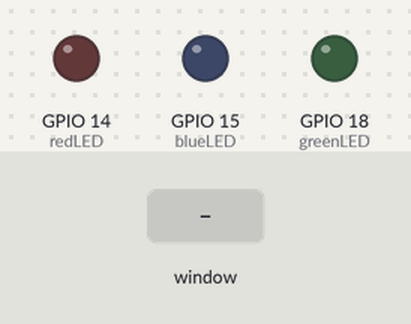
The program below on a simulated Raspberry Pi (BCM pin numbers). Parts: output pins drawn as LEDs (lit = HIGH). The inputs (shaded band) are chosen by the test bench. The desktop window is not drawn, its controls go by their first labels and the mouse button is held 0.15 s. At 8.8 s the program stops and its outputs stay as they are.

Above: at 1.2 s.
1.3 s: control labelled "Turn Green LED On" in the window clicked
At 1.9 s:
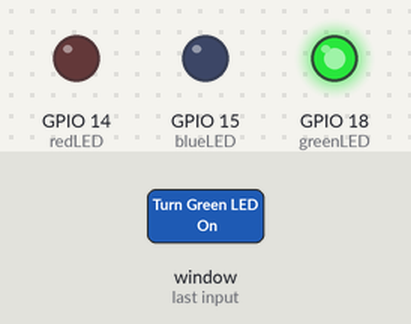
2.8 s: control labelled "Turn Blue LED On" in the window clicked
At 4.0 s:
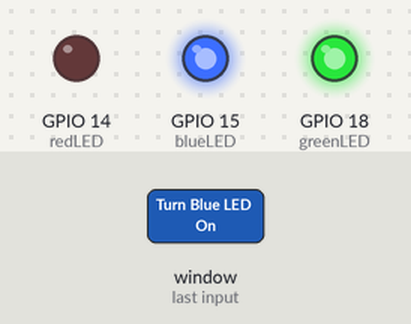
4.3 s: control labelled "Turn Red LED On" in the window clicked
At 5.4 s:
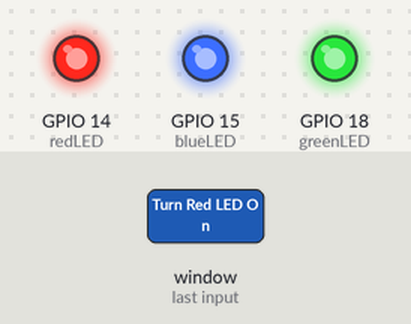
5.8 s: control labelled "Turn Green LED On" in the window clicked
At 6.5 s:
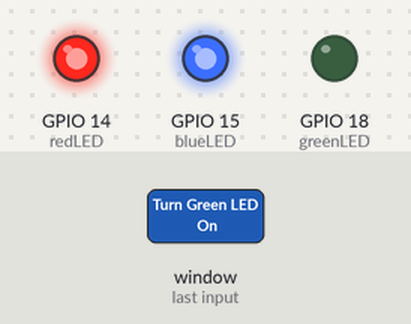
7.3 s: control labelled "Turn Blue LED On" in the window clicked
At 7.7 s:
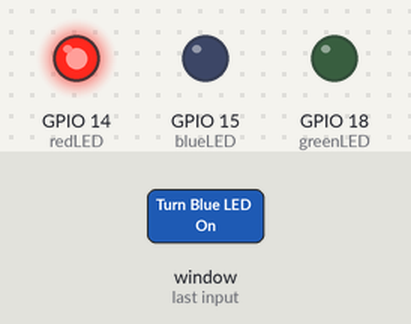
8.8 s: control labelled "Exit" in the window clicked
At 10.0 s:
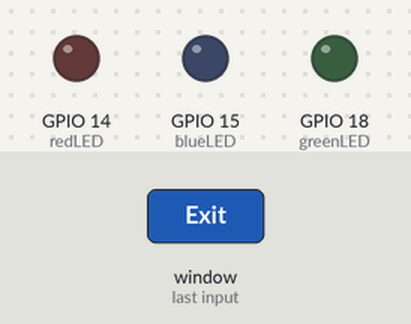
Timing chart, 0 to 10.3 s (numbered marks = the images above; inputs shaded):
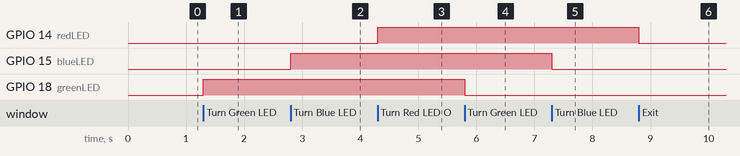

Measured:
- after the input at 1.3 s, GPIO 18 (greenLED): LOW → HIGH at once
- after the input at 2.8 s, GPIO 15 (blueLED): LOW → HIGH at once
- after the input at 4.3 s, GPIO 14 (redLED): LOW → HIGH at once
- after the input at 5.8 s, GPIO 18 (greenLED): HIGH → LOW at once
- after the input at 7.3 s, GPIO 15 (blueLED): HIGH → LOW at once
- after the input at 8.8 s, GPIO 14 (redLED): HIGH → LOW at once

The program:

LEDControlSystem.py
```python
from tkinter import *
import tkinter.font
from gpiozero import LED
import RPi.GPIO

RPi.GPIO.setmode(RPi.GPIO.BCM)

#CREATE LED VARIABLES AND ASSIGN TO PINOUT ON RASPBERRY PI
greenLED = LED(18)
blueLED = LED(15)
redLED = LED(14)

#GUI ASSEMBLY
win = Tk()
win.title("LED Control System")
myFont = tkinter.font.Font(family = 'Helvetica', size = 12, weight = "bold")

#FUNCTIONS
def greenLEDToggle():
    if greenLED.is_lit:
        greenLED.off()
        greenLEDButton["text"] = "Turn Green LED On"
    else:
        greenLED.on()
        greenLEDButton["text"] = "Turn Green LED Off"

def blueLEDToggle():
    if blueLED.is_lit:
        blueLED.off()
        blueLEDButton["text"] = "Turn Blue LED On"
    else:
        blueLED.on()
        blueLEDButton["text"] = "Turn Blue LED Off"

def redLEDToggle():
    if redLED.is_lit:
        redLED.off()
        redLEDButton["text"] = "Turn Red LED On"
    else:
        redLED.on()
        redLEDButton["text"] = "Turn Red LED Off"

def close():
    RPi.GPIO.cleanup()
    win.destroy()


#WIDGET ASSEMBLERS
greenLEDButton = Button(win, text = 'Turn Green LED On', font = myFont, command = greenLEDToggle, bg = 'bisque2', height = 1, width = 24)
greenLEDButton.grid(row = 0, column = 1)

blueLEDButton = Button(win, text = 'Turn Blue LED On', font = myFont, command = blueLEDToggle, bg = 'bisque2', height = 1, width = 24)
blueLEDButton.grid(row = 1, column = 1)

redLEDButton = Button(win, text = 'Turn Red LED On', font = myFont, command = redLEDToggle, bg = 'bisque2', height = 1, width = 24)
redLEDButton.grid(row = 2, column = 1)

exitButton = Button(win, text = 'Exit', font = myFont, command = close, bg = 'red', height = 1, width = 10)
exitButton.grid(row = 3, column = 1)

win.protocol("WM DELETE WINDOW", close)                 ##EXIT FROM WINDOW AND CLEAN GPIOS ETC.
win.mainloop()                                          ##FOREVER LOOP
```
